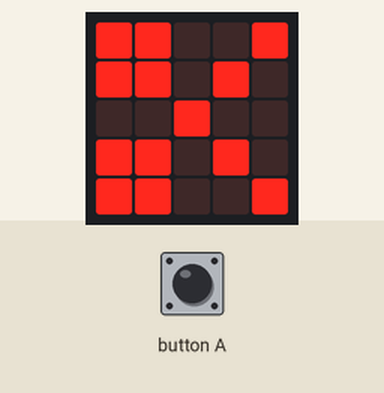
Bench run of a program on a simulated BBC micro:bit (MakeCode). On the bench: the board's 5×5 LED display.

Above: at 0.1 s.
At 0.6 s:
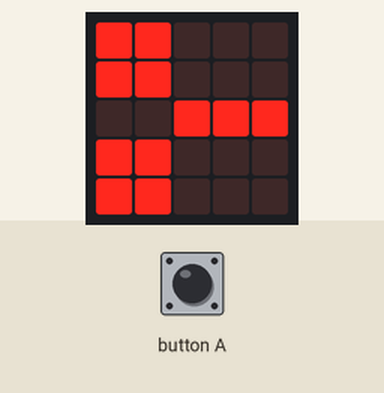

Measured:
- what the display in image 1 shows lasts 0.5 s, from 0.5 s to 1.0 s

The program:

main.ts
```typescript
input.onButtonPressed(Button.A, function () {

})
basic.forever(function () {
    basic.showLeds(`
        # # . . #
        # # . # .
        . . # . .
        # # . # .
        # # . . #
        `)
    basic.pause(100)
    basic.showLeds(`
        # # . . .
        # # . . .
        . . # # #
        # # . . .
        # # . . .
        `)
    basic.pause(100)
})
```

test.ts
```typescript
// aquí va el archivo "tests"; esto no se compilará cuando este paquete se utilice como una extensión.
```
